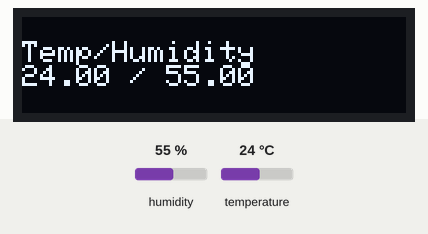
Simulated run of this sketch. Board: ESP32. Parts: 128×32 one-colour display. Inputs (shaded band) come from the test bench; at power-on: humidity 55 %, temperature 24 °C. WiFi joins after 1.5 s; servers stay silent unless stated; no MQTT or app messages arrive unless stated; what the sketch prints to the serial monitor is not drawn.

Above: at 4.8 s.
4.9 s: humidity set to 22 %
At 13.8 s:
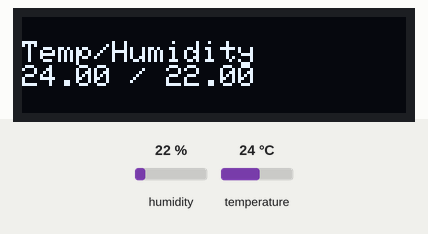
14.2 s: temperature set to 12 °C
At 23.0 s:
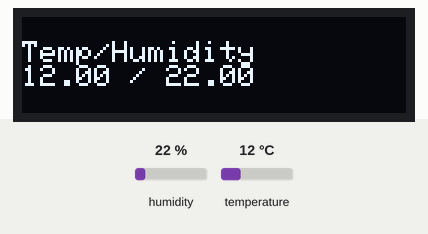
23.3 s: humidity set to 40 %
At 32.1 s:
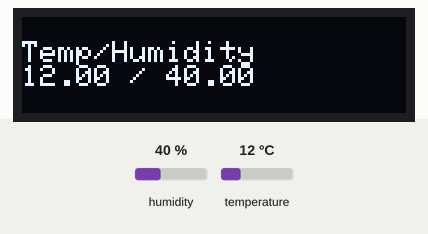
32.4 s: temperature set to 19 °C
At 40.3 s:
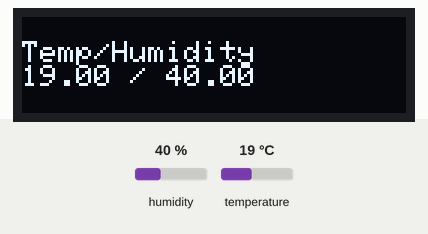
Timing chart, 0 to 41.8 s (numbered marks = the images above; inputs shaded):
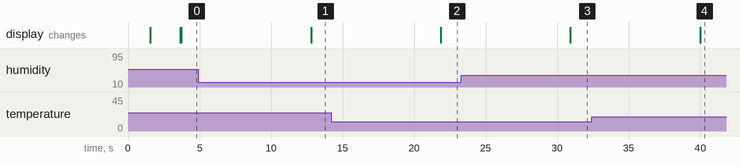

Measured:
- after the input at 4.9 s, the display: changes after 7.9 s (image 1)
- after the input at 14.2 s, the display: changes after 7.7 s (image 2)
- after the input at 23.3 s, the display: changes after 7.6 s (image 3)
- after the input at 32.4 s, the display: changes after 7.6 s (image 4)

The sketch:

main.ino
```cpp
// Include AWS IoT Certificates
#include "aws_iot_certs.h"

// Add the Wifi Library
#include "WiFi.h"

// Add the DFH Library
#include "DHT.h"

// Import for OLED
#include <SPI.h>
#include <Wire.h>
#include <Adafruit_GFX.h>
#include <Adafruit_SSD1306.h>

// Import MQTT and Wifi Secure used for AWS IoT
#include <WiFiClientSecure.h>
#include <MQTT.h>

// Import the Arduino Json Library
// Used for sending payload information to AWS IoT Core.
#include <ArduinoJson.h>

// Intiallize the WifiClientSecure
WiFiClientSecure net = WiFiClientSecure();

// Setup MQTT Client with 512 packet size
MQTTClient client = MQTTClient(512);

// Defining our AWS IoT Configuration
#define DEVICE_NAME "Your Things Here"
#define AWS_IOT_ENDPOINT "Your Endpoint Here"
#define AWS_IOT_TOPIC "$aws/things/your_things/shadow/update"
#define AWS_MAX_RECONNECT_TRIES 10

// Define Publish and Describe Topics
// Make sure to add your topics names
#define AWS_IOT_PUBLISH_TOPIC   "esp32/pub"
//esp32/pub"
#define AWS_IOT_SUBSCRIBE_TOPIC "esp32/sub"

// Set Screen Specifications
#define SCREEN_WIDTH 128 // OLED display width, in pixels
#define SCREEN_HEIGHT 32 // OLED display height, in pixels
#define OLED_RESET    -1

// Executing the Screen Specifications of the OLED
Adafruit_SSD1306 display(SCREEN_WIDTH, SCREEN_HEIGHT, &Wire, OLED_RESET);

// Define the Network Specifications
#define WIFI_NETWORK "Your_Wifi_Here"
#define WIFI_PASS "Your_Password_Here"
#define WIFI_TIMEOUT_MS 20000

// Define the DHT Type
#define DHTTYPE DHT22
// Define the GPIO Pin Associated to the ESP32
#define DHTPIN 4

// Initialize DHT22 Sensor
DHT dht(DHTPIN, DHTTYPE);

//---------------------------------------------------------
// DHT22 Sensor Function
void initializeDHT22Sensor() {
  dht.begin();
  // Get the Temperature and Humidity Data
  float temperature = dht.readTemperature();
  float humidity = dht.readHumidity();

  // Compute heat index in Fahrenheit (the default)
  float hif = dht.computeHeatIndex(temperature, humidity, true);
  // Compute heat index in Celsius (isFahreheit = false)
  float hic = dht.computeHeatIndex(temperature, humidity, false);

  Serial.print(F("Humidity: "));
  Serial.print(humidity);
  Serial.print(F("%  Temperature: "));
  Serial.print(temperature);
  Serial.print(F("°C "));
  Serial.print(hif);
  Serial.print(F("°F  Heat index: "));
  Serial.print(hic);
  Serial.print(F("°C "));
  Serial.print(hif);
  Serial.println(F("°F"));

  // Display Temperature and Humidity on OLED
  display.begin(SSD1306_SWITCHCAPVCC, 0x3C);
  display.clearDisplay();
  display.setTextSize(1);
  display.setTextColor(WHITE);
  display.setCursor(0, 8);
  display.println("Temp/Humidity");
  display.print(temperature);
  display.print(" / ");
  display.print(humidity);
  display.display();

  // Create a JSON document for AWS IoT
  StaticJsonDocument<200> doc;
  doc["temperature"] = temperature;
  doc["humidity"] = humidity;
  doc["heat_index_c"] = hic;
  doc["heat_index_f"] = hif;

  char jsonBuffer[512];
  serializeJson(doc, jsonBuffer);
  client.publish(AWS_IOT_PUBLISH_TOPIC, jsonBuffer);
}

// End of Function
//------------------------------------------------------
// AWS Connection Function
void connectToAWSIoT() {
  // Adding the IoT Certificates for our AWS IoT Thing
  net.setCACert(AWS_ROOT_CA_CERT);
  net.setCertificate(AWS_CLIENT_CERT);
  net.setPrivateKey(AWS_PRIVATE_KEY);

  // Associating the Endpoint and Port Number
  client.begin(AWS_IOT_ENDPOINT, 8883, net);

  // Setting up Retry Count
  int retries = 0;
  Serial.print("Connecting to AWS IoT");

  // Attempting Connection in While Loop
  while (!client.connect(DEVICE_NAME) && retries < AWS_MAX_RECONNECT_TRIES) {
    Serial.print(".");
    delay(100);
    retries++;
  }

  // Setup If Else Statement to handle connections and failures.
  if (!client.connected()) {
    display.begin(SSD1306_SWITCHCAPVCC, 0x3C);
    display.clearDisplay();
    display.setTextSize(1);
    display.setTextColor(WHITE);
    display.setCursor(0, 10);
    display.println("Connected to AWS!");
    display.display();
    Serial.println("AWS Timed Out!");
    return;
  } else {
    display.begin(SSD1306_SWITCHCAPVCC, 0x3C);
    display.clearDisplay();
    display.setTextSize(1);
    display.setTextColor(WHITE);
    display.setCursor(0, 10);
    display.println("Connected to AWS!");
    display.display();
    Serial.println("Connected to AWS IoT Thing!");

    // Subscribe to the AWS IoT Device
    client.subscribe(AWS_IOT_SUBSCRIBE_TOPIC);
  }
}

// End of Function
//------------------------------------------------------

// Connection to Wifi Function
void connectToWifi() {
  Serial.print("Connecting to Wifi");
  // In order to connect to an existing network we need to utilize station mode.
  WiFi.mode(WIFI_STA);

  // Connect to the Network Using SSID and Pass.
  WiFi.begin(WIFI_NETWORK, WIFI_PASS);

  // Store the time it takes for Wifi to connect.
  unsigned long startAttemptTime = millis();

  // The While loop utilize the Wifi Status to check if its connect as well as makes sure that the timeout was not reached.
  while (WiFi.status() != WL_CONNECTED && millis() - startAttemptTime < WIFI_TIMEOUT_MS) {
    Serial.print(".");

    // Delay so this while loop does not run so fast.
    delay(100);
  }

  if (WiFi.status() != WL_CONNECTED) {
    Serial.println("Failed to Connect to Wifi");
    esp_deep_sleep_start();
  } else {
    display.begin(SSD1306_SWITCHCAPVCC, 0x3C);
    display.clearDisplay();
    display.setTextSize(1);
    display.setTextColor(WHITE);
    display.setCursor(0, 10);
    display.write(3);
    display.println(" Connected!");
    display.println(WiFi.localIP());
    display.display();
  }
}

// End Function
//---------------------------------------

void setup() {
  Serial.begin(9600);
  connectToWifi();
  delay(2000);
  connectToAWSIoT();
}

void loop() {
  initializeDHT22Sensor();
  client.loop();
  delay(9000);
}
```

aws_iot_certs.h
```cpp
#ifndef AWS_IOT_CERTS_H
#define AWS_IOT_CERTS_H

const char AWS_ROOT_CA_CERT[] =
"-----BEGIN CERTIFICATE-----\n"
"MIIDQTCCAimgAwIBAgITBmyfz5m/jAo54vB4ikPmljZbyjANBgkqhkiG9w0BAQsF\n"
"-----END CERTIFICATE-----";


const char AWS_PRIVATE_KEY[] =
"-----BEGIN RSA PRIVATE KEY-----\n"
"MIIEpAIBAAKCAQEA2T8ss6HGZXlQ6Q9nxm1s5sFEr2gDSteTDbUA8f6mHVh8qqXT\n"
"-----END RSA PRIVATE KEY-----";


const char AWS_CLIENT_CERT[] =
"-----BEGIN CERTIFICATE-----\n"
"MIIDWjCCAkKgAwIBAgIVAOMMv+BN/ZCIMapv7JGHzXohMkEiMA0GCSqGSIb3DQEB\n"
"-----END CERTIFICATE-----";


#endif // AWS_IOT_CERTS_H
```
